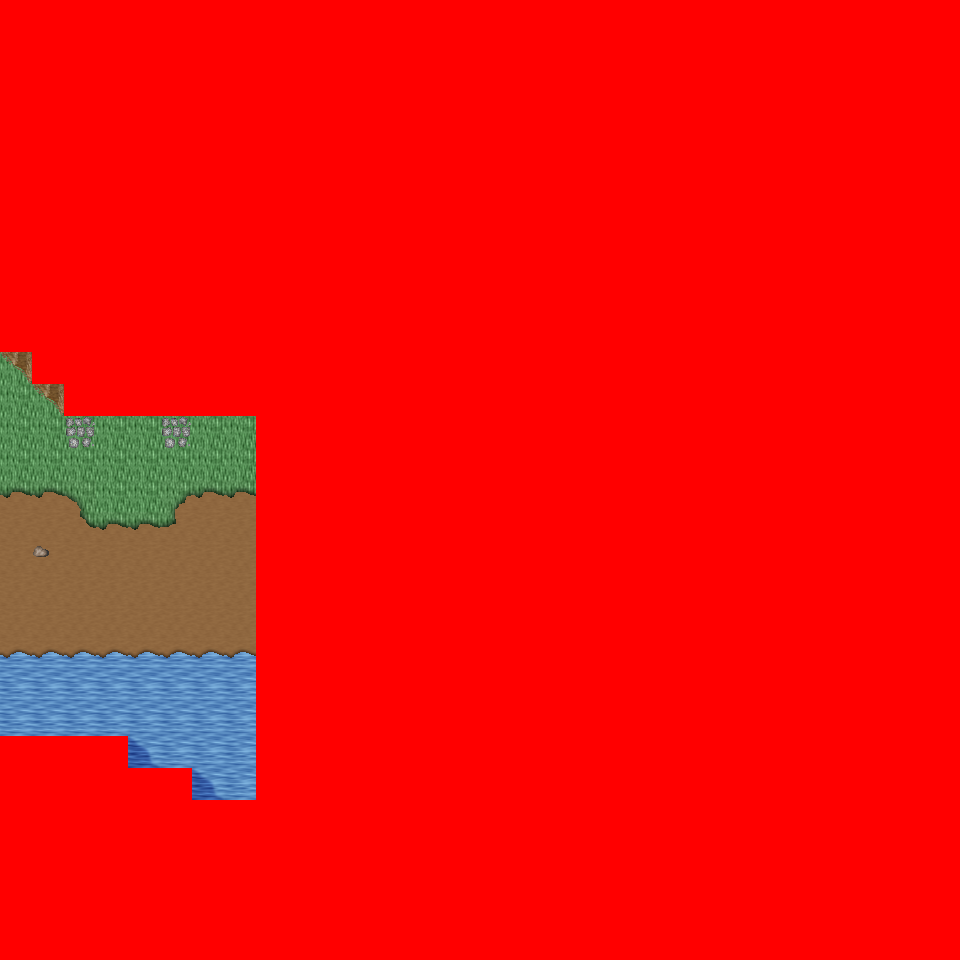

A 2D game scene composited from a Tiled map and its tileset images. What follows is a short description and the map's XML, with each tile layer's data collapsed to a summary:
An orthogonal 30x30 tile map with 32x32 px tiles, 6 tile layers (Ground, Object, Object2, Above, ...), 29 tilesets and 1 object (mapchange).

<map version="1.0" orientation="orthogonal" renderorder="right-down" width="30" height="30" tilewidth="32" tileheight="32" nextobjectid="2">
  <tileset firstgid="1" name="tileset_logic_collision" tilewidth="32" tileheight="32" tilecount="1" columns="1">
    <image source="../drawable/tileset_logic_collision.png" width="32" height="32" />
  </tileset>
  <tileset firstgid="2" name="tileset_ground_ridge_earth_pale" tilewidth="32" tileheight="32" tilecount="96" columns="12">
    <image source="../drawable/tileset_ground_ridge_earth_pale.png" width="384" height="256" />
  </tileset>
  <tileset firstgid="98" name="tileset_ground_ridge_earth_dark" tilewidth="32" tileheight="32" tilecount="96" columns="12">
    <image source="../drawable/tileset_ground_ridge_earth_dark.png" width="384" height="256" />
  </tileset>
  <tileset firstgid="194" name="tileset_ground_ground" tilewidth="32" tileheight="32" tilecount="33" columns="3">
    <image source="../drawable/tileset_ground_ground.png" width="96" height="352" />
  </tileset>
  <tileset firstgid="227" name="tileset_building_castle" tilewidth="32" tileheight="32" tilecount="320" columns="20">
    <image source="../drawable/tileset_building_castle.png" width="640" height="512" />
  </tileset>
  <tileset firstgid="547" name="tileset_ground_water_pool" tilewidth="32" tileheight="32" tilecount="72" columns="3">
    <image source="../drawable/tileset_ground_water_pool.png" width="96" height="768" />
  </tileset>
  <tileset firstgid="619" name="tileset_ground_earth_edges" tilewidth="32" tileheight="32" tilecount="18" columns="6">
    <image source="../drawable/tileset_ground_earth_edges.png" width="192" height="96" />
  </tileset>
  <tileset firstgid="637" name="tileset_ground_grass_corners" tilewidth="32" tileheight="32" tilecount="24" columns="6">
    <image source="../drawable/tileset_ground_grass_corners.png" width="192" height="128" />
  </tileset>
  <tileset firstgid="661" name="tileset_ground_grass_edges" tilewidth="32" tileheight="32" tilecount="36" columns="12">
    <image source="../drawable/tileset_ground_grass_edges.png" width="384" height="96" />
  </tileset>
  <tileset firstgid="697" name="tileset_item_weapon_cannon" tilewidth="32" tileheight="32" tilecount="12" columns="3">
    <image source="../drawable/tileset_item_weapon_cannon.png" width="96" height="128" />
  </tileset>
  <tileset firstgid="709" name="tileset_item_pot_barrels_1" tilewidth="32" tileheight="32" tilecount="8" columns="4">
    <image source="../drawable/tileset_item_pot_barrels_1.png" width="128" height="64" />
  </tileset>
  <tileset firstgid="717" name="tileset_ground_cobbled_paving" tilewidth="32" tileheight="32" tilecount="1" columns="1">
    <image source="../drawable/tileset_ground_cobbled_paving.png" width="32" height="32" />
  </tileset>
  <tileset firstgid="718" name="tileset_ground_rock_pebbles" tilewidth="32" tileheight="32" tilecount="3" columns="1">
    <image source="../drawable/tileset_ground_rock_pebbles.png" width="32" height="96" />
  </tileset>
  <tileset firstgid="721" name="tileset_plant_flower_daisy_blue" tilewidth="32" tileheight="32" tilecount="8" columns="2">
    <image source="../drawable/tileset_plant_flower_daisy_blue.png" width="64" height="128" />
  </tileset>
  <tileset firstgid="729" name="tileset_building_mill" tilewidth="32" tileheight="32" tilecount="30" columns="5">
    <image source="../drawable/tileset_building_mill.png" width="160" height="192" />
  </tileset>
  <tileset firstgid="759" name="tileset_building_windmill_blades" tilewidth="32" tileheight="32" tilecount="144" columns="24">
    <image source="../drawable/tileset_building_windmill_blades.png" width="768" height="192" />
  </tileset>
  <tileset firstgid="903" name="tileset_object_scarecrow" tilewidth="32" tileheight="32" tilecount="2" columns="1">
    <image source="../drawable/tileset_object_scarecrow.png" width="32" height="64" />
  </tileset>
  <tileset firstgid="905" name="tileset_object_hay_cart" tilewidth="32" tileheight="32" tilecount="1" columns="1">
    <image source="../drawable/tileset_object_hay_cart.png" width="32" height="32" />
  </tileset>
  <tileset firstgid="906" name="tileset_building_barnyard" tilewidth="32" tileheight="32" tilecount="200" columns="8">
    <image source="../drawable/tileset_building_barnyard.png" width="256" height="800" />
  </tileset>
  <tileset firstgid="1106" name="tileset_furniture_sink_pale_brown_stone" tilewidth="32" tileheight="32" tilecount="4" columns="2">
    <image source="../drawable/tileset_furniture_sink_pale_brown_stone.png" width="64" height="64" />
  </tileset>
  <tileset firstgid="1110" name="tileset_plant_tree_fall_trees" tilewidth="32" tileheight="32" tilecount="40" columns="8">
    <image source="../drawable/tileset_plant_tree_fall_trees.png" width="256" height="160" />
  </tileset>
  <tileset firstgid="1150" name="tileset_plant_bush_bush_mult_colored" tilewidth="32" tileheight="32" tilecount="6" columns="3">
    <image source="../drawable/tileset_plant_bush_bush_mult_colored.png" width="96" height="64" />
  </tileset>
  <tileset firstgid="1156" name="tileset_furniture_light_lamp_blue" tilewidth="32" tileheight="32" tilecount="3" columns="1">
    <image source="../drawable/tileset_furniture_light_lamp_blue.png" width="32" height="96" />
  </tileset>
  <tileset firstgid="1159" name="tileset_plant_stump_small_stump" tilewidth="32" tileheight="32" tilecount="4" columns="2">
    <image source="../drawable/tileset_plant_stump_small_stump.png" width="64" height="64" />
  </tileset>
  <tileset firstgid="1163" name="tileset_plant_bushes_and_trees" tilewidth="32" tileheight="32" tilecount="144" columns="16">
    <image source="../drawable/tileset_plant_bushes_and_trees.png" width="512" height="289" />
  </tileset>
  <tileset firstgid="1307" name="tileset_plant_bush_leafy" tilewidth="32" tileheight="32" tilecount="48" columns="8">
    <image source="../drawable/tileset_plant_bush_leafy.png" width="256" height="192" />
  </tileset>
  <tileset firstgid="1355" name="tileset_plant_bush_bush_pinks" tilewidth="32" tileheight="32" tilecount="4" columns="2">
    <image source="../drawable/tileset_plant_bush_bush_pinks.png" width="64" height="64" />
  </tileset>
  <tileset firstgid="1359" name="tileset_plant_bush_berried" tilewidth="32" tileheight="32" tilecount="60" columns="5">
    <image source="../drawable/tileset_plant_bush_berried.png" width="160" height="384" />
  </tileset>
  <tileset firstgid="1419" name="tileset_ground_ground_3" tilewidth="32" tileheight="32" tilecount="5" columns="5">
    <image source="../drawable/tileset_ground_ground_3.png" width="160" height="32" />
  </tileset>
  <layer name="Ground" width="30" height="30">
    <data>[900 cells, 900 non-empty, 11 distinct tile ids]</data>
  </layer>
  <layer name="Object" width="30" height="30">
    <data>[900 cells, 206 non-empty, 33 distinct tile ids]</data>
  </layer>
  <layer name="Object2" width="30" height="30">
    <data>[900 cells, 0 non-empty, 0 distinct tile ids]</data>
  </layer>
  <layer name="Above" width="30" height="30">
    <data>[900 cells, 0 non-empty, 0 distinct tile ids]</data>
  </layer>
  <layer name="Above2" width="30" height="30">
    <data>[900 cells, 0 non-empty, 0 distinct tile ids]</data>
  </layer>
  <layer name="Walkable" width="30" height="30">
    <data>[900 cells, 811 non-empty, 1 distinct tile ids]</data>
  </layer>
  <objectgroup name="MapEvents">
    <object id="1" name="west" type="mapchange" x="0" y="352" width="32" height="384">
      <properties>
        <property name="map" value="0_ados_mountain_n2_w2_x2_y3" />
        <property name="place" value="east" />
      </properties>
    </object>
  </objectgroup>
</map>
